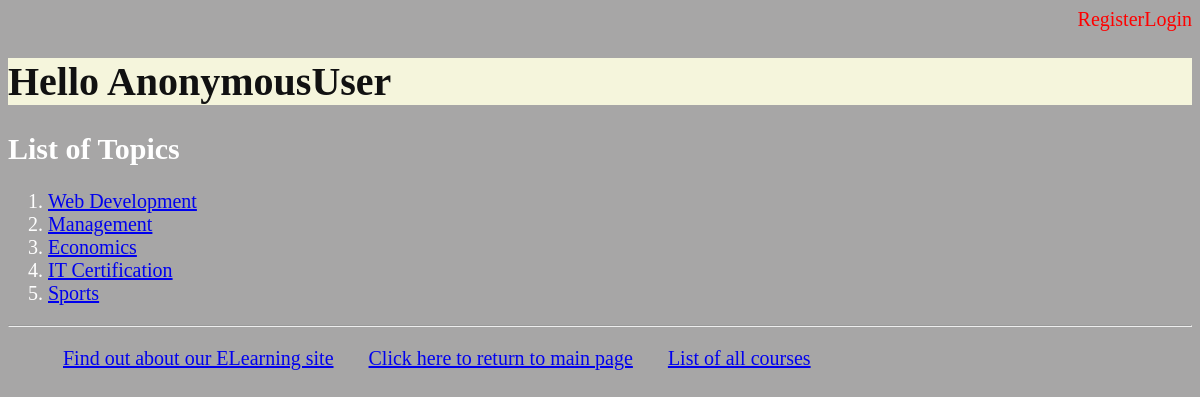
The page /myapp/ on the database its author committed.
### myapp/models.py (models this page shows, shortened)
class Topic(models.Model):
    name = models.CharField(name="name", max_length=200)
    category = models.CharField(name="category" , max_length=100, default="Development")

### myapp/views.py (the view)
# urls.py: path(r'', views.index, name='index'),
def index(request):
    top_list = Topic.objects.all().order_by('id')[:10]
    if 'last_login' in request.session:
        recent_login = request.session['last_login']
    else:
        recent_login = "Your last login was more than one hour ago"
    return render(request, 'myapp/index.html', {'top_list': top_list, 'recent_login': recent_login})

### myapp/templates/myapp/index.html (shortened to what this page needs)
{% extends 'myapp/base.html' %}
{% block body_block %}
    {% if top_list %}
    <h2>List of Topics</h2>
    <ol>
    {% for top in top_list %}
        <li> <a href= "{{top.id}}" > {{top.name}} </a> </li>
    {% endfor %}
    </ol>
    {% else %}
    <strong>There are no available topics!</strong>
    {% endif %}
{% endblock %}

### myapp/static/myapp/style.css (style rules this page uses)
body { background-color: #A7A6A6FF; color: #fff; font-size: 20px; }

### rows shown on the page
Topic: name "Web Development"
Topic: name "Management"
Topic: name "Economics"
Topic: name "IT Certification"
Topic: name "Sports"

### other values the page prints
{{ user }} "AnonymousUser"
